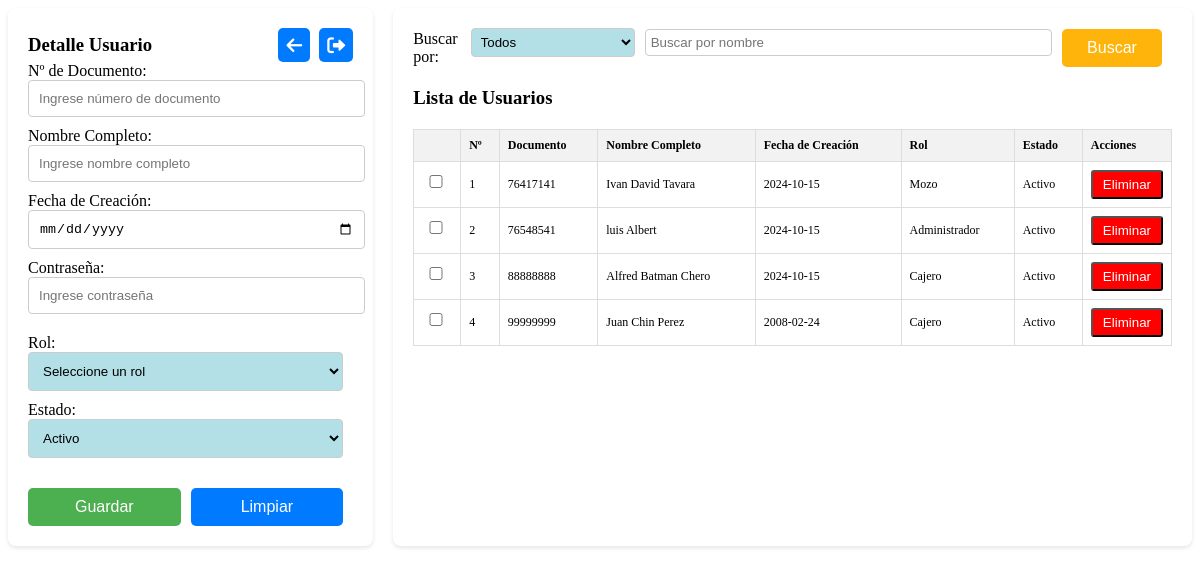
Screenshot of /PAGINAS/gestionarusuarios.php (signed in) with the database file from the repository.
### tables this page shows
CREATE TABLE `usuarios` (
  `id` int(11) NOT NULL,
  `nombre` varchar(100) NOT NULL,
  `apellido` varchar(100) NOT NULL,
  `username` varchar(50) NOT NULL,
  `password` varchar(255) NOT NULL,
  `rol_id` int(11) DEFAULT NULL,
  `documento` varchar(20) NOT NULL,
  `fecha_creacion` date DEFAULT curdate(),
  `estado` enum('Activo','Inactivo') NOT NULL DEFAULT 'Activo'
);

CREATE TABLE `roles` (
  `id` int(11) NOT NULL,
  `nombre` varchar(50) NOT NULL
);

### PAGINAS/gestionarusuarios.php (the view, shortened to what this page needs)
<?php
$servername = "localhost";
$username = "root";
$password = "";
$dbname = "polleria";
$conn = new mysqli($servername, $username, $password, $dbname);
function obtenerUsuarios($conn) {
    $sql = "SELECT usuarios.*, roles.nombre AS rol FROM usuarios
            LEFT JOIN roles ON usuarios.rol_id = roles.id";
    return $conn->query($sql);
}
?>
<!DOCTYPE html>
<html lang="es">
<head>
    <link rel="stylesheet" href="https://cdnjs.cloudflare.com/ajax/libs/font-awesome/6.0.0-beta3/css/all.min.css">
</head>
<body>
<div class="container">
<div class="left-panel">
    <div id="formulario">
        <div style="display: flex; justify-content: space-between; align-items: center;">
            <h3 id="form-titulo" style="margin: 0; flex: 1;">Detalle Usuario</h3>
            <div>
                <button class="btn-retroceder" onclick="window.history.back()" title="Retroceder">
                    <i class="fas fa-arrow-left"></i>
                </button>
                <button class="btn-salir" onclick="window.location.href='index.php'" title="Salir">
                    <i class="fas fa-sign-out-alt"></i>
                </button>
            </div>
        </div>
             <div class="form-group">
                <label for="documento">Nº de Documento:</label>
                <input type="text" id="documento" name="documento" placeholder="Ingrese número de documento" onkeypress="validarDocumento(event)">
            </div>
             <div class="form-group">
                <label for="nombre">Nombre Completo:</label>
                <input type="text" id="nombre" name="nombre" placeholder="Ingrese nombre completo" onkeypress="validarNombre(event)">
            </div>
            <div class="form-group">
                <label for="fecha_creacion">Fecha de Creación:</label>
                <input type="date" id="fecha_creacion" name="fecha_creacion">
            </div>
             <div class="form-group password-container">
             <label for="contraseña">Contraseña:</label>
             <input type="text" id="contraseña" name="contraseña" placeholder="Ingrese contraseña" onkeypress="validarContraseña(event)">
             </div>
            <div class="form-group">
                <label for="rol_id">Rol:</label>
                <select id="rol_id" name="rol_id">
                    <option value="">Seleccione un rol</option>
                </select>
            </div>
            <div class="form-group">
                <label for="estado">Estado:</label>
                <select id="estado" name="estado">
                    <option value="Activo">Activo</option>
                </select>
            </div>
            <div class="button-container">
                <button class="button" onclick="guardarUsuario()">Guardar</button>
                <button class="btn-limpiar" onclick="limpiarFormulario()">Limpiar</button>
            </div>
        </div>
    </div>
    <div class="right-panel">
        <div class="search-bar">
            <label for="filtro-rol">Buscar por:</label>
            <select id="filtro-rol" onchange="filtrarUsuarios()">
                <option value="">Todos</option>
            </select>
            <input type="text" id="filtro-nombre" placeholder="Buscar por nombre" oninput="filtrarUsuarios()">
            <button class="btn-buscar" onclick="filtrarUsuarios()">Buscar</button>
        </div>
        <h3>Lista de Usuarios</h3>
        <table id="tabla-usuarios">
            <thead>
                <tr>
                    <th class="col-select"></th>
                    <th>Nº</th>
                    <th>Documento</th>
                    <th>Nombre Completo</th>
                    <th>Fecha de Creación</th>
                    <th>Rol</th>
                    <th>Estado</th>
                    <th class="col-select">Acciones</th>
                </tr>
            </thead>
            <tbody>
                <?php
                $resultado = obtenerUsuarios($conn);
                $contador = 1;
                if ($resultado->num_rows > 0) {
                    while ($fila = $resultado->fetch_assoc()) {
                        echo "<tr onclick='cargarDatos(" . json_encode($fila) . ")'>";
                        echo "<td class='col-select'><input type='checkbox' class='checkbox-fila' data-id='" . $fila['id'] . "' onclick='seleccionarFila(this)'></td>";
                        echo "<td>" . $contador++ . "</td>";
                        echo "<td>" . $fila['documento'] . "</td>";
                        echo "<td>" . $fila['nombre'] . " " . $fila['apellido'] . "</td>";
                        echo "<td>" . $fila['fecha_creacion'] . "</td>";
                        echo "<td>" . $fila['rol'] . "</td>";
                        echo "<td>" . $fila['estado'] . "</td>";
                        echo "<td><button class='btn-eliminar' onclick='confirmarEliminacion(" . $fila['id'] . ")'>Eliminar</button></td>";
                        echo "</tr>";
                    }
                } else {
                    echo "<tr><td colspan='8'>No hay usuarios registrados.</td></tr>";
                }
                ?>
            </tbody>
        </table>
    </div>
</div>
</body>
</html>

### PAGINAS/gestionarusuarios.php (style rules this page uses)
.container { display: flex; flex-direction: row; height: 100%; width: 100%; max-width: 1200px; margin: 0 auto; }
.left-panel, .right-panel { background-color: white; border-radius: 8px; box-shadow: 0 2px 4px rgba(0, 0, 0, 0.1); padding: 20px; overflow-y: auto; }
.left-panel { margin-right: 20px; width: 30%; }
.right-panel { width: 70%; max-height: calc(100vh - 40px); }
h3, h2 { margin-bottom: 20px; }
.button, .btn-limpiar, .btn-buscar { padding: 10px; border: none; border-radius: 5px; cursor: pointer; font-size: 16px; text-align: center; transition: background-color 0.3s; flex: 1; min-width: 100px; margin-right: 10px; }
.button { background-color: #4CAF50; color: white; }
.btn-limpiar { background-color: #007BFF; color: white; }
.btn-buscar { background-color: #feb40a; color: white; }
.btn-eliminar { background-color: red; color: white; padding: 5px 10px; border-radius: 3px; }
table { width: 100%; border-collapse: collapse; margin-top: 20px; }
table th, table td { padding: 8px; text-align: left; }
th, td { border: 1px solid #ddd; font-size: 12px; }
th { background-color: #f2f2f2; color: black; font-weight: bold; }
.search-bar { display: flex; align-items: center; margin-bottom: 20px; }
.search-bar label { margin-right: 10px; }
.search-bar select, .search-bar input { margin-right: 10px; padding: 5px; border: 1px solid #ccc; border-radius: 4px; }
.search-bar select { width: 250px; }
.search-bar input { width: calc(100% - 140px); }
input, select { margin-bottom: 10px; width: calc(100% - 10px); padding: 10px; border: 1px solid #ccc; border-radius: 4px; }
.button-container { margin-top: 20px; display: flex; }
.col-select { width: 30px; }
.password-container { position: relative; margin-bottom: 10px; }
.password-container input { padding-right: 10px; }
select { background-color: #b2e0e6; }
.btn-retroceder, .btn-salir { padding: 8px; border: none; border-radius: 5px; cursor: pointer; font-size: 16px; color: white; background-color: #007BFF; display: inline-flex; align-items: center; margin-left: 5px; }
.btn-retroceder i, .btn-salir i { font-size: 18px; }

### rows the page displays
usuarios: documento "76417141", nombre "Ivan", apellido "David Tavara", fecha_creacion "2024-10-15", rol.nombre "Mozo", estado "Activo"
usuarios: documento "76548541", nombre "luis", apellido "Albert", fecha_creacion "2024-10-15", rol.nombre "Administrador", estado "Activo"
usuarios: documento "88888888", nombre "Alfred", apellido "Batman Chero", fecha_creacion "2024-10-15", rol.nombre "Cajero", estado "Activo"
usuarios: documento "99999999", nombre "Juan", apellido "Chin Perez", fecha_creacion "2008-02-24", rol.nombre "Cajero", estado "Activo"
